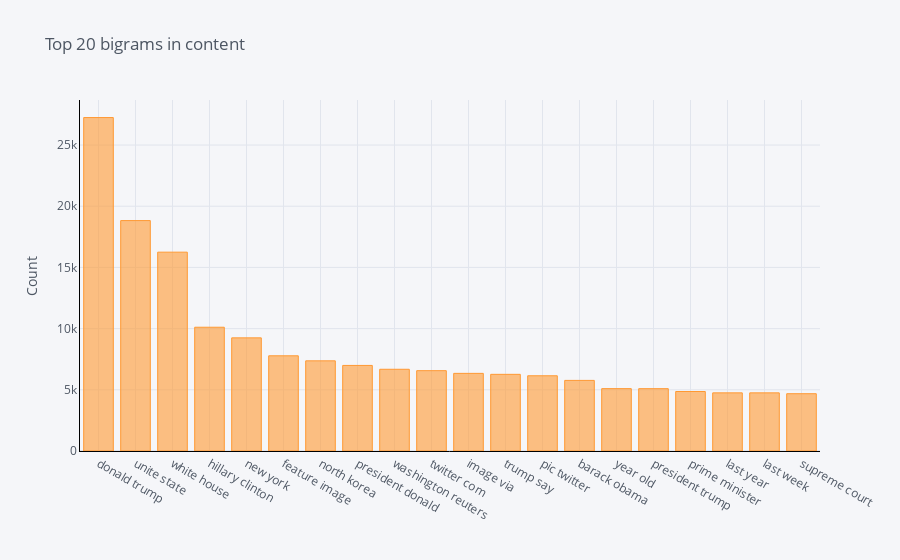

Notebook code cell kept with this figure:
### Code cell
#Function to get top bigram words
def get_top_n_bigram(corpus, n=None):
    vec = CountVectorizer(ngram_range=(2, 2)).fit(corpus)
    bag_of_words = vec.transform(corpus)
    sum_words = bag_of_words.sum(axis=0) 
    words_freq = [(word, sum_words[0, idx]) for word, idx in vec.vocabulary_.items()]
    words_freq =sorted(words_freq, key = lambda x: x[1], reverse=True)
    return words_freq[:n]

#Calling function and return only top 20 words
common_words = get_top_n_bigram(df['content'], 20)

#Printing the word and frequency
for word, freq in common_words:
    print(word, freq)
    
#Creating the dataframe of word and frequency
df3 = pd.DataFrame(common_words, columns = ['content' , 'count'])

#Group by words and plot the sum
df3.groupby('content').sum()['count'].sort_values(ascending=False).iplot(
    kind='bar', yTitle='Count', linecolor='black', title='Top 20 bigrams in content')

### Figure 1 — Plotly figure (JSON) as saved in the notebook; plotly's stock layout.template omitted (floating-point values rounded to 4 significant figures)
{"data": [{"name": "count", "text": "", "y": [27247, 18827, 16248, 10114, 9245, 7779, 7367, 6992, 6678, 6565, 6344, 6265, 6146, 5769, 5096, 5094, 4862, 4751, 4751, 4681], "marker": {"color": "rgba(255, 153, 51, 0.6)", "line": {"color": "rgba(255, 153, 51, 1.0)", "width": 1}}, "x": ["donald trump", "unite state", "white house", "hillary clinton", "new york", "feature image", "north korea", "president donald", "washington reuters", "twitter com", "image via", "trump say", "pic twitter", "barack obama", "year old", "president trump", "prime minister", "last year", "last week", "supreme court"], "type": "bar", "orientation": "v"}], "layout": {"title": {"text": "Top 20 bigrams in content", "font": {"color": "#4D5663"}}, "paper_bgcolor": "#F5F6F9", "plot_bgcolor": "#F5F6F9", "yaxis": {"tickfont": {"color": "#4D5663"}, "title": {"text": "Count", "font": {"color": "#4D5663"}}, "showgrid": true, "zerolinecolor": "#E1E5ED", "gridcolor": "#E1E5ED", "linecolor": "black"}, "xaxis": {"tickfont": {"color": "#4D5663"}, "title": {"text": "", "font": {"color": "#4D5663"}}, "showgrid": true, "zerolinecolor": "#E1E5ED", "gridcolor": "#E1E5ED", "linecolor": "black"}, "legend": {"bgcolor": "#F5F6F9", "font": {"color": "#4D5663"}}}}
